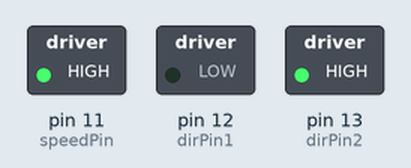
A sketch run on a simulated Arduino Uno, built with avr-gcc and run on an emulated ATmega328P. On the bench: switched loads named in the sketch (green lamp = pin HIGH).

Above: at 0.05 s.
At 5.1 s:
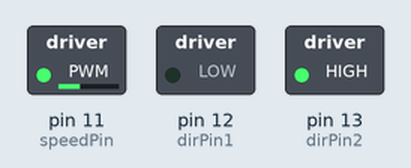
Timing chart, 0 to 5.9 s (numbered marks = the images above):
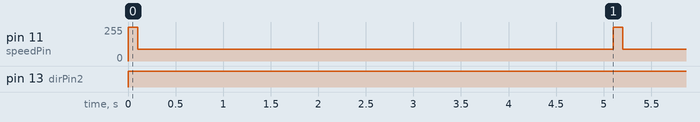

The sketch:

Clase_35_DC_motor.ino
```cpp
int speedPin=11;
int dirPin1=12;
int dirPin2=13;
int speedMotor= 90;
int dt = 100;
int dt2 = 5000;


void setup() {
  // put your setup code here, to run once:
  Serial.begin(9600);
  pinMode(speedPin,OUTPUT);
  pinMode(dirPin1,OUTPUT);
  pinMode(dirPin2,OUTPUT);
}

void loop() {
  // put your main code here, to run repeatedly:
digitalWrite(dirPin1,0);
digitalWrite(dirPin2,1);
analogWrite(speedPin, 255);
delay(dt);
analogWrite(speedPin, speedMotor);
delay(dt2);
}
```

Measured:
- by itself, pin 11 (speedPin): alternates 255/255 for 0.10 s and 90/255 for 5.0 s
- by itself, pin 13 (dirPin2): LOW → HIGH at 0.00 s
